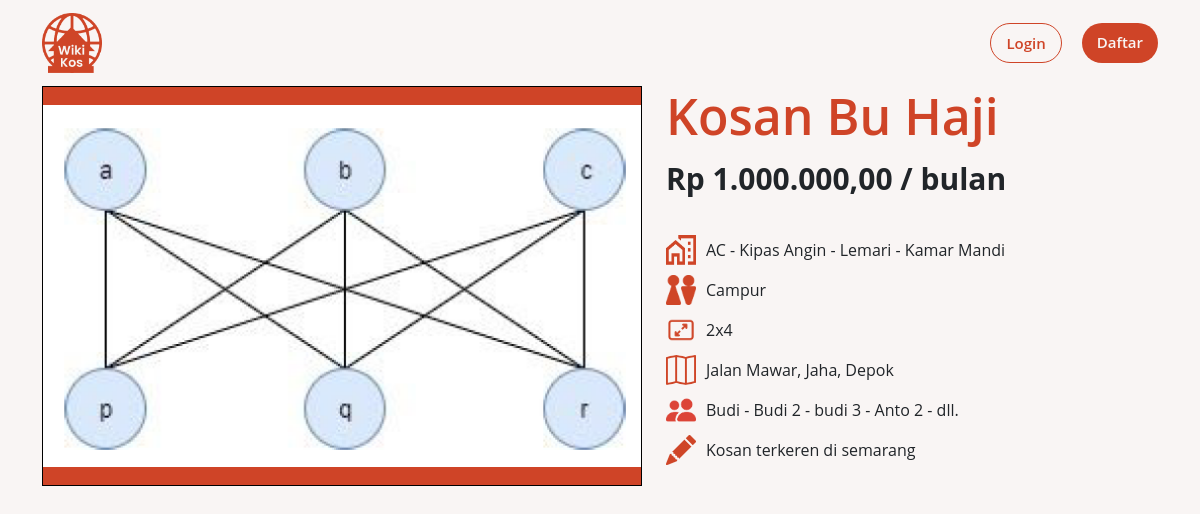
/?p=kosan&id-kos=49, run on the app's committed database.
### tables this page shows
CREATE TABLE `foto_kos` (
  `id_foto` int(11) NOT NULL,
  `lokasi_foto` varchar(100) NOT NULL,
  `id_kosan` int(11) NOT NULL
);

CREATE TABLE `kosan` (
  `id_kosan` int(11) NOT NULL,
  `nama_kosan` varchar(100) NOT NULL,
  `tipe_kos` varchar(10) NOT NULL,
  `ukuran` varchar(10) NOT NULL,
  `harga` int(100) NOT NULL,
  `kapasitas` int(11) NOT NULL,
  `nama_jalan` varchar(100) NOT NULL,
  `kecamatan` varchar(100) NOT NULL,
  `kota` int(11) NOT NULL,
  `deskripsi` varchar(100) NOT NULL,
  `status` int(11) NOT NULL DEFAULT 0,
  `id_user` int(11) NOT NULL
);

CREATE TABLE `kota` (
  `id_kota` int(11) NOT NULL,
  `nama_kota` varchar(100) NOT NULL
);

### inc.connection2.php (called while the page is built, shortened)
<?php
class Connection2
{
    private $servername = "localhost";
    private $username = "root";
    private $password = "";
    private $dbname = "wikikos_db";
    function connect()
    {
        $this->conn = new PDO("mysql:host=$this->servername;dbname=$this->dbname", $this->username, $this->password);
    }
}

### class/class.Kos.php (called while the page is built, shortened)
<?php
class Kos extends Connection2
{
    private $idKos;
    public function __get($atribute)
    {
        if (property_exists($this, $atribute)) {
            return $this->$atribute;
        }
    }
    public function getKosanData()
    {
        $sql = "SELECT * FROM kosan ks INNER JOIN kota k ON ks.kota = k.id_kota WHERE ks.id_kosan = :id_kosan";
        $stmt = $this->conn->prepare($sql);
        $stmt->bindParam(':id_kosan', $this->idKos);
        $stmt->execute();
        $count = $stmt->rowCount();
        if ($count == 1) {
            $result   = $stmt->fetch(PDO::FETCH_ASSOC);
            $this->idKos = $result['id_kosan'];
            $this->namaKos = $result['nama_kosan'];
            $this->tipe = $result['tipe_kos'];
            $this->ukuran = $result['ukuran'];
            $this->harga = $result['harga'];
            $this->namaJalan = $result['nama_jalan'];
            $this->kecamatan = $result['kecamatan'];
            $this->kota = $result['nama_kota'];
            $this->detail = $result['deskripsi'];
        }
    }
    public function getAllPhoto()
    {
        $sql = "SELECT * FROM foto_kos WHERE id_kosan = :id_kosan";
        $stmt = $this->conn->prepare($sql);
        $stmt->bindParam(':id_kosan', $this->idKos);
        $stmt->execute();
        $count = $stmt->rowCount();
        $cnt = 0;
        require_once("class.Foto_Kosan.php");
        if ($count > 0) {
            while ($result = $stmt->fetch(PDO::FETCH_ASSOC)) {
                $fotoKos = new Foto_Kosan();
                $fotoKos->idFoto = $result['id_foto'];
                $fotoKos->Foto = $result['lokasi_foto'];
                $fotoKos->idKos = $result['id_kosan'];
                $arrResult[$cnt] = $fotoKos;
                $cnt++;
            }
            return $arrResult;
        }
        else {
            return $arrResult = "kosong";
        }
    }
    public function getAllAnggota()
    {
        require_once("./class/class.Anggota_Kosan.php");
        $sql = "SELECT * FROM anggota_kos WHERE id_kosan = :id_kosan";
        $stmt = $this->conn->prepare($sql);
        $stmt->bindParam(':id_kosan', $this->idKos);
        $stmt->execute();
        $count = $stmt->rowCount();
        $cnt = 0;
        if ($count > 0) {
            while ($result = $stmt->fetch(PDO::FETCH_ASSOC)) {
                $anggotaKos = new Anggota_Kosan();
                $anggotaKos->idAnggota = $result['id_anggota'];
                $anggotaKos->Nama = $result['nama_anggota'];
                $anggotaKos->idKosan = $result['id_kosan'];
                $arrResult[$cnt] = $anggotaKos;
                $cnt++;
            }
            return $arrResult;
        }
        else {
            return $arrResult = "kosong";
        }
    }
    public function getAllFasilitas()
    {
        $sql = "SELECT fk.id_fasilitas_kosan, fk.id_fasilitas, fk.id_kosan, f.nama_fasilitas FROM fasilitas_kos fk INNER JOIN fasilitas f ON  fk.id_fasilitas= f.id_fasilitas WHERE id_kosan = :id_kosan";
        $stmt = $this->conn->prepare($sql);
        $stmt->bindParam(':id_kosan', $this->idKos);
        $stmt->execute();
        $count = $stmt->rowCount();
        $cnt = 0;
        if ($count > 0) {
            require_once("class.Fasilitas_Kos.php");
            while ($result = $stmt->fetch(PDO::FETCH_ASSOC)) {
                $fasilitas = new Fasilitas_Kos();
                $fasilitas->idFasilitasKos = $result['id_fasilitas_kosan'];
                $fasilitas->idFasilitas = $result['id_fasilitas'];
                $fasilitas->nama = $result['nama_fasilitas'];
                $fasilitas->idKosan = $result['id_kosan'];
                $arrResult[$cnt] = $fasilitas;
                $cnt++;
            }
            return $arrResult;
        }
        else {
            return $arrResult = "kosong";
        }
    }
}

### class/class.Foto_Kosan.php (called while the page is built, shortened)
<?php
class Foto_Kosan extends Connection2
{
    public function __get($atribute)
    {
        if (property_exists($this, $atribute)) {
            return $this->$atribute;
        }
    }
}

### class/class.Fasilitas_Kos.php (called while the page is built, shortened)
<?php
class Fasilitas_Kos extends Connection2
{
    public function __get($atribute)
    {
        if (property_exists($this, $atribute)) {
            return $this->$atribute;
        }
    }
}

### class/class.Anggota_Kosan.php (called while the page is built, shortened)
<?php
class Anggota_Kosan extends Connection2
{
    public function __get($atribute)
    {
        if (property_exists($this, $atribute)) {
            return $this->$atribute;
        }
    }
}

### pages/kosan.php (the view, shortened to what this page needs)
<?php
require_once("./class/class.Kos.php");
require_once("./class/class.Foto_Kosan.php");
$idKos = $_GET['id-kos'];
$kos = new Kos();
$kos->idKos = $idKos;
$kos->getKosanData();
function rupiah($angka)
{
    $hasil_rupiah = "Rp " . number_format($angka, 2, ',', '.');
    return $hasil_rupiah;
}
?>
<div class="container" id="kosan">
    <div class="row">
        <div class="col" id="col-1">
            <div id="carouselExampleControls" class="carousel slide" data-ride="carousel">
                <div class="carousel-inner">
                    <?php
                    $allFoto = $kos->getAllPhoto();
                    if ($allFoto == "kosong") {
                        echo '<div class="carousel-item active">';
                        echo '<img class="d-block w-100" src="./image/no-image-found.png">';
                        echo '</div>';
                    }
                    else {
                        $string = "";
                        $jumlah = count($allFoto);
                        if ($jumlah > 1) {
                            $i = 0;
                            foreach ($allFoto as $dataFoto) {
                                $i++;
                                if ($i == 1) {
                                    $string = $string . '<div class="carousel-item active">
                                    <img class="d-block w-100" src="' . substr($dataFoto->Foto, 0) . "?t=" . time() . '">
                                    </div>';
                                } else {
                                    $string = $string . '<div class="carousel-item">
                                    <img class="d-block w-100" src="' . substr($dataFoto->Foto, 0) . "?t=" . time() . '">
                                    </div>';
                                }
                            }
                            echo $string;
                            echo '<a class="carousel-control-prev" href="#carouselExampleControls" role="button" data-slide="prev">';
                            echo '<span class="carousel-control-prev-icon" aria-hidden="true"></span>';
                            echo '</a>';
                            echo '<a class="carousel-control-next" href="#carouselExampleControls" role="button" data-slide="next">';
                            echo '<span class="carousel-control-next-icon" aria-hidden="true"></span>';
                            echo '</a>';
                        }
                        else if ($jumlah == 1) {
                            foreach ($allFoto as $dataFoto) {
                                $string = $string . '<div class="carousel-item active">
                                <img class="d-block w-100" src="' . substr($dataFoto->Foto, 0) . "?t=" . time() . '">
                                </div>';
                            }
                            echo $string;
                        }
                    }
                    ?>
                </div>
            </div>
        </div>
        <div class="col" id="col-2">
            <h1><?php echo ucwords($kos->namaKos); ?> </h1>
            <div class="card-info">
                <p class="kos-harga"> <?php echo rupiah($kos->harga); ?> / bulan </p>
            </div>
            <br>
            <div class="card-info">
                <img src="./image/house-icon.png" width="20" height="20" alt="">
                <?php
                $allFasilitas = $kos->getAllFasilitas();
                if ($allFasilitas == "kosong") {
                    echo '<p class="kos-fasilitas">Kosong</p>';
                }
                else {
                    $string = '';
                    $count = count($allFasilitas);
                    if ($count > 2) {
                        $i = 0;
                        foreach ($allFasilitas as $dataFasilitas) {
                            $i++;
                            if ($i == $count) {
                                $string =  $string . " - " . $dataFasilitas->nama;
                            }
                            else if ($i == 1) {
                                $string =  $string . $dataFasilitas->nama;
                            }
                            else {
                                $string =  $string . " - " . $dataFasilitas->nama;
                            }
                        }
                    }
                    echo '<p class="kos-fasilitas">' . $string . '</p>';
                }
                ?>
            </div>
            <div class="card-info">
                <img src="./image/type-icon.png" width="20" height="20" alt="">
                <p class="kos-lokasi"><?php echo ucwords($kos->tipe); ?></p>
            </div>
            <div class="card-info">
                <img src="./image/size-icon.png" width="20" height="20" alt="">
                <p class="kos-lokasi"><?php echo ucwords($kos->ukuran); ?></p>
            </div>
            <div class="card-info">
                <img src="./image/map-icon.png" width="20" height="20" alt="">
                <p class="kos-lokasi"><?php echo ucwords($kos->namaJalan) . ', ' . ucwords($kos->kecamatan) . ', ' . ucwords($kos->kota) ?></p>
            </div>
            <div class="card-info">
                <img src="./image/person-icon.png" width="20" height="20" alt="">
                <?php
                $allAnggota = $kos->getAllAnggota();
                if ($allAnggota == "kosong") {
                    echo '<p class="kos-anggota">Kosong</p>';
                }
                else {
                    $string = '';
                    $count = count($allAnggota);
                    if ($count > 2) {
                        $i = 0;
                        foreach ($allAnggota as $dataAnggota) {
                            $i++;
                            if ($i == $count) {
                                $string =  $string . " - " . $dataAnggota->Nama;
                            }
                            else if ($i == 1) {
                                $string =  $string . $dataAnggota->Nama;
                            }
                            else if ($i > 4) {
                                $string =  $string . " - dll. ";
                                break;
                            }
                            else {
                                $string =  $string . " - " . $dataAnggota->Nama;
                            }
                        }
                    }
                    echo '<p class="kos-fasilitas">' . $string . '</p>';
                }
                ?>
            </div>
            <div class="card-info">
                <img src="./image/pencil-icon.png" width="20" height="20" alt="">
                <p class="kos-lokasi"><?php echo $kos->detail; ?></p>
            </div>
        </div>
    </div>
</div>

### style.css (style rules this page uses)
:root { --orange_black : #8f301d; --orange: #cf4427; --background: #f9f5f4; --brown: #ebe2c3; }
body { background-color: var(--background); font-family: "Open Sans", sans-serif; }
#kosan #col-1 .carousel { width: 600px; height: 400px; }
#kosan #col-1 .carousel-inner { width: 600px; height: 100%; }
#kosan #col-1 .carousel-inner img { width: 600px; height: 100%; background-color: var(--orange); object-fit: contain; border: 1px solid black; }
#kosan #col-2 h1 { color: var(--orange); font-weight: 600; font-size: 50px; }
#kosan #col-2 .card-info { display: flex; margin-top: 10px; align-items: center; }
#kosan #col-2 .card-info img { margin-right: 10px; width: 30px; height: 30px; }
#kosan #col-2 .card-info p { margin-bottom: 0px; }
#kosan #col-2 .card-info .kos-harga { margin-bottom: 0px; font-weight: bold; font-size: 30px; }

### data on the page
foto_kos: lokasi_foto (picture)
kosan: nama_kosan "Kosan Bu Haji", harga "Rp 1.000.000,00", tipe_kos "Campur", ukuran "2x4", nama_jalan "Jalan Mawar", kecamatan "Jaha", kota.nama_kota "Depok", deskripsi "Kosan terkeren di semarang"

### other printed values
$string "AC - Kipas Angin - Lemari - Kamar Mandi"
$string "Budi - Budi 2 - budi 3 - Anto 2 - dll."
